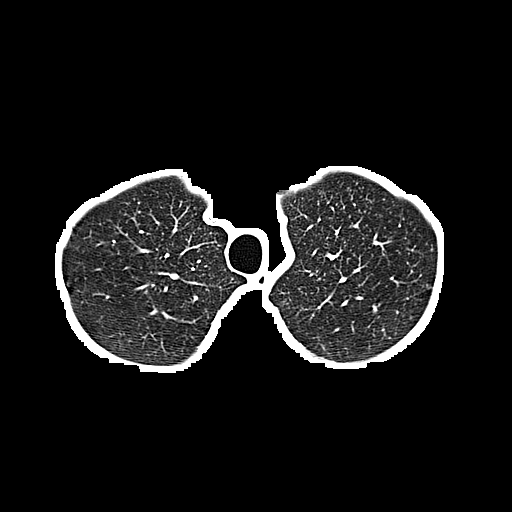
#> input picture tpuctanalysis-segmentation-and-classification-d1c0df68cbfc/slices_segmentation/005.png, 512 x 512 px, given in place of 035.png, which was not available
$ python segment_lungs_otsu.py
#> lines starting #> are read from the running program, lines starting #| are printed output that depends on the picture; after the words box and inside, x2 and y2 are one past the last pixel; in counts of white or black regions, pixels touching at a corner belong together; pictures that were not available may be replaced by others from this repository, and a replacement may not be noted
#> further down, image is the input picture: PIL image 512x512 L; min 0, max 255, mean 21.4
import numpy as np

from sklearn.cluster import KMeans
from skimage import morphology
from skimage import measure
import sys
import cv2
from PIL import Image
from skimage.filters.thresholding import threshold_otsu
sys.path.insert(0, "/Users/sachin/Desktop/CT_Project/tpuctanalysis-segmentation-and-classification-d1c0df68cbfc")
from config import lungs_segmentation as ls_conf


def get_lungs_masks_for_slices(dicom_slices_array):
    """
    Performs the slices segmentation and returns a lungs mask for all slices
    :param dicom_slices_array: ndarray of original dicom slices pixel data
    :return: ndarray of dicom slices pixel data where values are equal to 1 or 0:
     1 is the pixel belonging to lungs, 0 is the pixel belonging to other structures
    """
    segmented_slices = []
    for s in dicom_slices_array:
        segmented_slices.append(get_lungs_mask_for_slice(s))

    return np.stack(segmented_slices)


def get_lungs_mask_for_slice(slice_array):
    """
    Performs the slices segmentation and returns a lungs mask
    :param slice_array: ndarray of a dicom slice data
    :return: ndarray of dicom slice data where values are equal to 1 or 0:
     1 is the pixel belonging to lungs, 0 is the pixel belonging to other structures
    """
    rows_num = slice_array.shape[0]
#> rows_num = 512
    cols_num = slice_array.shape[1]
#> cols_num = 512

    thres=threshold_otsu(slice_array)
#> thres = 118

    slice_array[slice_array>thres]=255
    slice_array[slice_array<=thres]=0
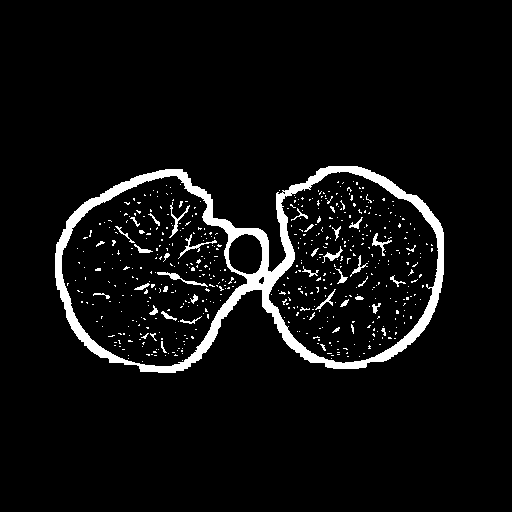
#> slice_array: shape (512, 512); 5.5% white; 546 white regions (508 under 20 px), largest, box (x1, y1, x2, y2) and area: (55, 166, 444, 373) 10634, (157, 272, 208, 287) 159, (178, 234, 217, 259) 137

    # Make erosion and dilation to smooth noises
    ef_size = ls_conf['erosion_filter_size']
    df_size = ls_conf['dilation_filter_size']
    eroded_slice = morphology.erosion(slice_array, np.ones([ef_size, ef_size]))
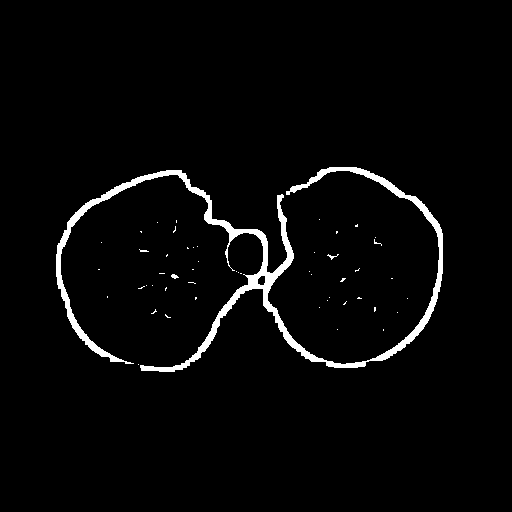
#> eroded_slice: shape (512, 512); 2.9% white; 51 white regions (48 under 20 px), largest, box (x1, y1, x2, y2) and area: (56, 167, 443, 372) 7296, (171, 274, 179, 279) 25, (327, 254, 339, 260) 23
    dilated_slice = morphology.dilation(eroded_slice, np.ones([df_size, df_size]))
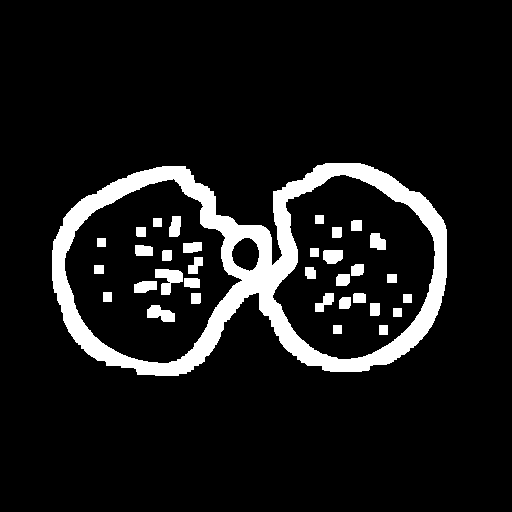
#> dilated_slice: shape (512, 512); 9.6% white; 34 white regions

    im=Image.fromarray(dilated_slice)
    im.save("010.png")

    # Find regions which are fit to the estimated position of lungs
    labels = measure.label(dilated_slice)
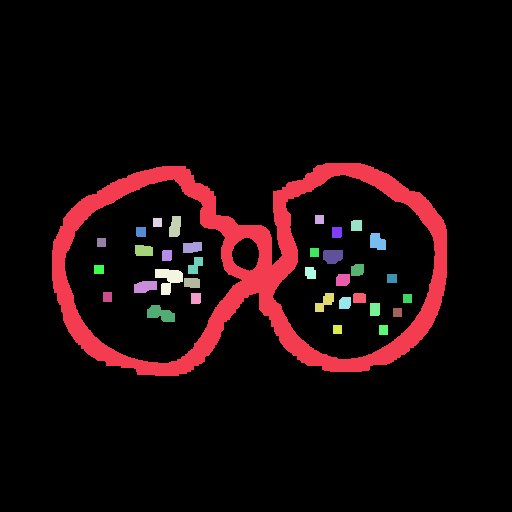
#> labels: shape (512, 512) int64; 35 distinct labels, from 0 to 34; one colour per label, 0 black
    regions = measure.regionprops(labels)
#> regions = 34 regions; largest, box (x1, y1, x2, y2) and area: (52, 163, 447, 376) 20231, (155, 269, 183, 295) 421, (147, 305, 175, 322) 315, (323, 250, 343, 264) 245, (134, 281, 157, 293) 231
    fit_labels = []
    for prop in regions:
        bbox = prop.bbox
        if bbox[2] - bbox[0] < rows_num / 10 * 9 and \
           bbox[3] - bbox[1] < cols_num / 10 * 9 and \
           bbox[0] > rows_num / 5 and \
           bbox[2] < cols_num / 5 * 4:
            fit_labels.append(prop.label)
#> this loop made 34 passes
#> bbox on passes 1 to 12: (163, 52, 376, 447), (215, 315, 224, 324), (216, 169, 237, 181), (218, 153, 227, 162), (220, 351, 231, 362), (227, 136, 237, 146), (227, 332, 238, 342), (233, 370, 250, 386), (238, 97, 247, 106), (242, 183, 253, 202), (245, 135, 256, 153), (248, 310, 257, 319)
#> after the loop, fit_labels = 34 values from 1 to 34

    # Creating lungs mask
    lungs_mask = np.ndarray([rows_num, cols_num], dtype=np.uint8)
    lungs_mask[:] = 0
    for lb in fit_labels:
        lungs_mask = lungs_mask + np.where(labels == lb, 1, 0)
#> this loop made 34 passes
#> lungs_mask: shape (512, 512) int64; values 0 (black) and 1 (white), 9.6% white; 34 white regions, largest, box (x1, y1, x2, y2) and area: (52, 163, 447, 376) 20231, (155, 269, 183, 295) 421, (147, 305, 175, 322) 315
    lungs_mask = morphology.dilation(lungs_mask, np.ones([df_size, df_size]))
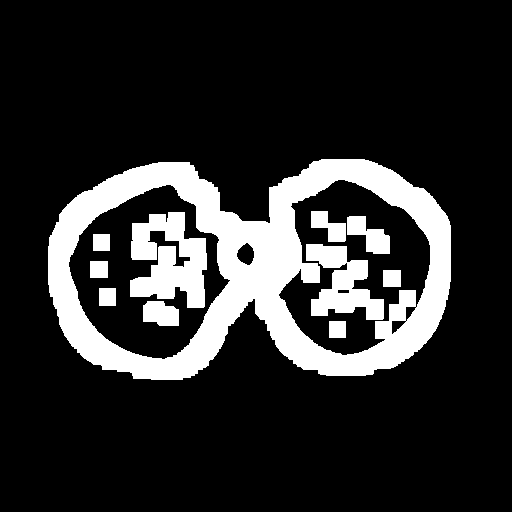
#> lungs_mask: shape (512, 512) int64; values 0 (black) and 1 (white), 17.4% white; 11 white regions, largest, box (x1, y1, x2, y2) and area: (48, 159, 451, 380) 33780, (130, 212, 207, 308) 4841, (306, 244, 384, 320) 3127

    return lungs_mask


image_path = "/Users/sachin/Desktop/CT_Project/images/dicomImages/patient1/time1/befNorm/035.png"
preset_slice = "/Users/sachin/Desktop/CT_Project/images/dicomImages/patient1/time1/aftNorm/035.png"

image=Image.open(image_path).convert('L')
image=np.array(image)
mask=get_lungs_mask_for_slice(image)

preset_slice=cv2.imread(preset_slice,0)
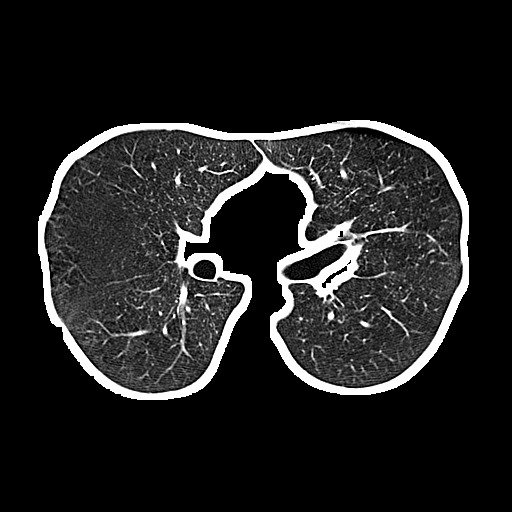
#> input picture tpuctanalysis-segmentation-and-classification-d1c0df68cbfc/slices_segmentation/006.png, 512 x 512 px, given in place of 035.png, which was not available
#> preset_slice is the input picture: shape (512, 512); min 0, max 255, mean 32.1
preset_slice=np.array(preset_slice)

im=(preset_slice*mask).astype(np.uint8)
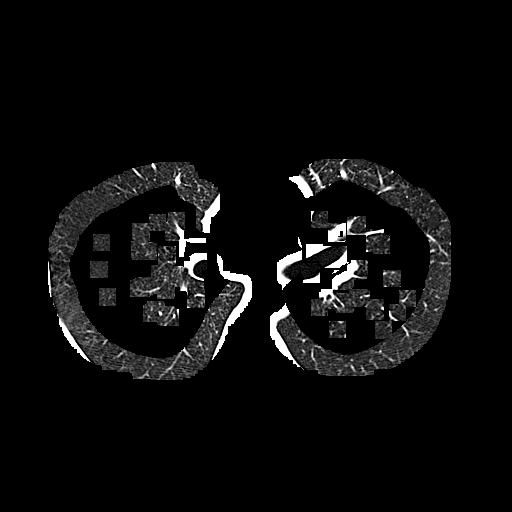
#> im: shape (512, 512); min 0, max 255, mean 11.9
im=Image.fromarray(im)
im.save("009.png")
